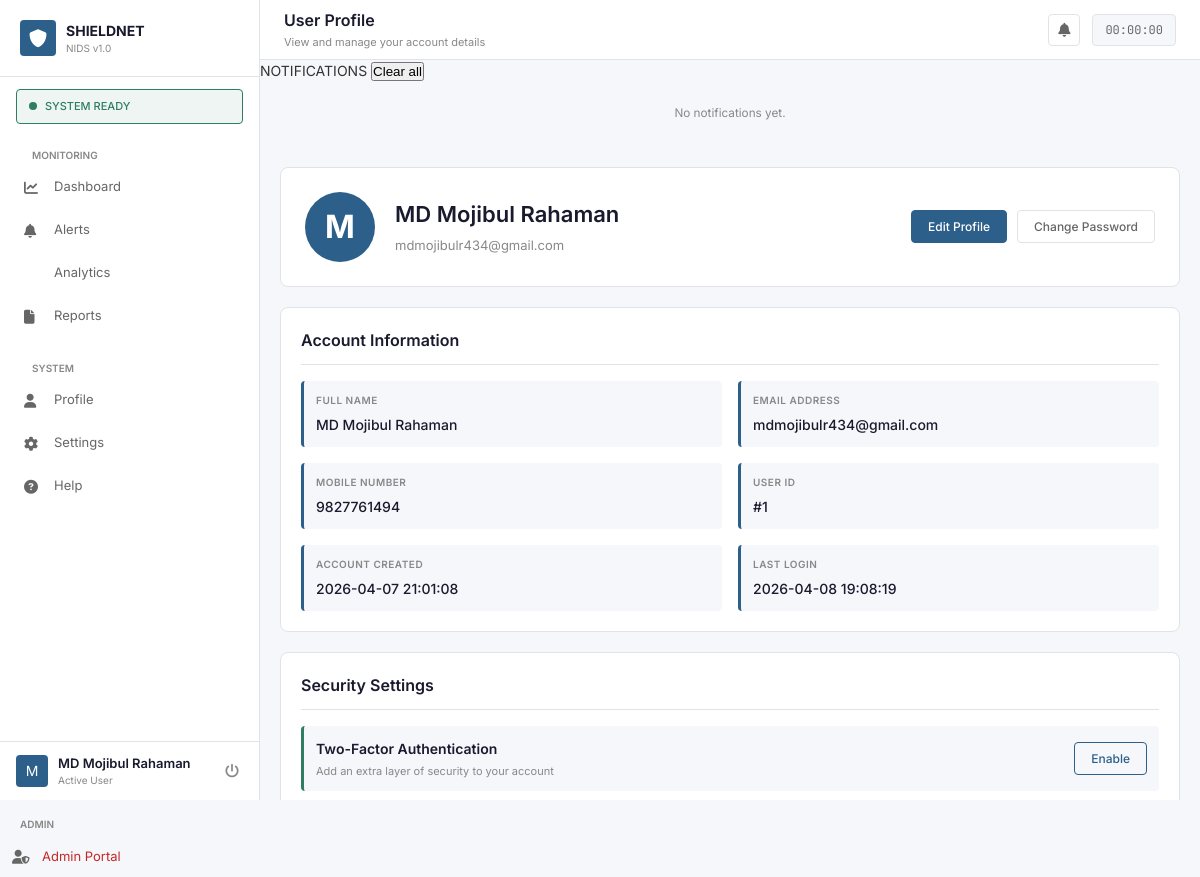
Screenshot of /profile (signed in) with the database file from the repository.
### tables this page shows
CREATE TABLE users (
            id INTEGER PRIMARY KEY AUTOINCREMENT,
            name TEXT NOT NULL,
            email TEXT UNIQUE NOT NULL,
            mobile TEXT NOT NULL,
            password TEXT NOT NULL,
            created_at TIMESTAMP DEFAULT CURRENT_TIMESTAMP,
            last_login TIMESTAMP,
            is_active BOOLEAN DEFAULT 1
        );

### app.py (the view)
@app.route('/profile')
@login_required
def profile():
    conn = sqlite3.connect('nids_database.db')
    cursor = conn.cursor()
    cursor.execute('SELECT id, name, email, mobile, created_at, last_login FROM users WHERE id = ?', (session['user_id'],))
    user_data = cursor.fetchone()
    conn.close()
    if user_data:
        user_info = {
            'id': user_data[0],
            'name': user_data[1],
            'email': user_data[2],
            'mobile': user_data[3],
            'created_at': user_data[4],
            'last_login': user_data[5]
        }
    else:
        user_info = {}
    return render_template('profile.html', user=user_info, user_name=session.get('user_name'))

### app.py (called while the page is built)
def login_required(f):
    @wraps(f)
    def decorated_function(*args, **kwargs):
        if 'user_id' not in session:
            return redirect(url_for('login_page'))
        return f(*args, **kwargs)
    return decorated_function

### frontend/templates/profile.html (shortened to what this page needs)
{% extends "base.html" %}
{% block extra_css %}
<link rel="stylesheet" href="{{ url_for('static', filename='css/profile.css') }}">
{% endblock %}
{% block page_title %}User Profile{% endblock %}
{% block page_sub %}View and manage your account details{% endblock %}
{% block page_content %}
<div class="profile-container">
    <div class="profile-header">
        <div class="profile-avatar-section">
            <div class="profile-avatar">{{ user.name[0].upper() if user.name else '?' }}</div>
            <div class="profile-info">
                <h2>{{ user.name if user.name else 'User' }}</h2>
                <p class="profile-email">{{ user.email if user.email else 'No email' }}</p>
            </div>
        </div>
        <div class="profile-actions">
            <button class="btn btn-primary" onclick="editProfile()">Edit Profile</button>
            <button class="btn btn-secondary" onclick="changePassword()">Change Password</button>
        </div>
    </div>
    <div class="profile-content">
        <div class="profile-card">
            <div class="card-title">Account Information</div>
            <div class="info-grid">
                <div class="info-item">
                    <label>Full Name</label>
                    <div class="info-value">{{ user.name if user.name else 'Not provided' }}</div>
                </div>
                <div class="info-item">
                    <label>Email Address</label>
                    <div class="info-value">{{ user.email if user.email else 'Not provided' }}</div>
                </div>
                <div class="info-item">
                    <label>Mobile Number</label>
                    <div class="info-value">{{ user.mobile if user.mobile else 'Not provided' }}</div>
                </div>
                <div class="info-item">
                    <label>User ID</label>
                    <div class="info-value">#{{ user.id if user.id else 'N/A' }}</div>
                </div>
                <div class="info-item">
                    <label>Account Created</label>
                    <div class="info-value">
                        {% if user.created_at %}
                            {{ user.created_at[:19] }}
                        {% else %}
                            Not available
                        {% endif %}
                    </div>
                </div>
                <div class="info-item">
                    <label>Last Login</label>
                    <div class="info-value">
                        {% if user.last_login %}
                            {{ user.last_login[:19] }}
                        {% else %}
                            This is your first login
                        {% endif %}
                    </div>
                </div>
            </div>
        </div>
        <div class="profile-card">
            <div class="card-title">Security Settings</div>
            <div class="security-options">
                <div class="security-item">
                    <div class="security-info">
                        <h4>Two-Factor Authentication</h4>
                        <p>Add an extra layer of security to your account</p>
                    </div>
                    <button class="btn btn-outline" onclick="enable2FA()">Enable</button>
                </div>
            </div>
        </div>
    </div>
</div>
{% endblock %}

### frontend/templates/base.html (shortened to what this page needs)
<!DOCTYPE html>
<html lang="en">
<head>
  <link rel="stylesheet" href="https://cdnjs.cloudflare.com/ajax/libs/font-awesome/6.4.0/css/all.min.css">
  <link rel="stylesheet" href="{{ url_for('static', filename='css/components.css') }}">
  {% block extra_css %}{% endblock %}
</head>
<body>
<div class="app-shell">
  <aside class="sidebar">
    <div class="sb-brand">
      <div class="sb-logo-row">
        <div class="sb-logo-icon"><i class="fas fa-shield"></i></div>
        <div>
          <div class="sb-logo-name">SHIELDNET</div>
          <div class="sb-logo-ver">NIDS v1.0</div>
        </div>
      </div>
    </div>
    <div class="sb-status">
      <div class="sb-status-dot" id="sb-status-dot"></div>
      <span class="sb-status-text" id="sb-status-text">SYSTEM READY</span>
    </div>
    <nav class="sb-nav">
      <div class="sb-section">MONITORING</div>
      <a href="{{ url_for('dashboard') }}"
         class="nav-item {% if active_page == 'dashboard' %}active{% endif %}">
        <span class="nav-icon"><i class="fas fa-chart-line"></i></span> Dashboard
      </a>
      <a href="{{ url_for('alerts') }}"
         class="nav-item {% if active_page == 'alerts' %}active{% endif %}">
        <span class="nav-icon"><i class="fas fa-bell"></i></span> Alerts
      </a>
      <a href="{{ url_for('historical') }}"
         class="nav-item {% if active_page == 'historical' %}active{% endif %}">
        <span class="nav-icon"></span> Analytics
      </a>
      <a href="{{ url_for('reports') }}"
         class="nav-item {% if active_page == 'reports' %}active{% endif %}">
        <span class="nav-icon"><i class="fas fa-file"></i></span> Reports
      </a>
      <div class="sb-section" style="margin-top:12px;">SYSTEM</div>
      <a href="{{ url_for('profile') }}"
         class="nav-item {% if active_page == 'profile' %}active{% endif %}">
        <span class="nav-icon"><i class="fas fa-user"></i></span> Profile
      </a>
      <a href="{{ url_for('settings') }}"
         class="nav-item {% if active_page == 'settings' %}active{% endif %}">
        <span class="nav-icon"><i class="fas fa-cog"></i></span> Settings
      </a>
      <a href="javascript:void(0)" class="nav-item" onclick="showHelp()">
        <span class="nav-icon"><i class="fas fa-question-circle"></i></span> Help
      </a>
    </nav>
    <div class="sb-user">
      <div class="sb-avatar">
        {{ user_name[0].upper() if user_name else '?' }}
      </div>
      <div class="sb-user-info">
        <div class="sb-user-name">
          {{ user_name if user_name else 'Guest' }}
        </div>
        <div class="sb-user-role">
          {% if user_name %}
            Active User
          {% else %}
            Unauthenticated
          {% endif %}
        </div>
      </div>
      <a href="{{ url_for('logout_page') }}" class="sb-logout" title="Sign out" onclick="return confirm('Are you sure you want to logout?');"><i class="fas fa-power-off"></i></a>
    </div>
  </aside>
  <div class="main-area">
    <header class="topbar">
      <div class="topbar-left">
        <div class="topbar-page">{% block page_title %}{% endblock %}</div>
        <div class="topbar-sub">{% block page_sub %}{% endblock %}</div>
      </div>
      <div class="topbar-right">
        <button class="icon-btn" id="notif-btn" onclick="NIDS.toggleNotif()" title="Notifications">
          <i class="fas fa-bell"></i>
        </button>
        <div class="clock-chip" id="topbar-clock">00:00:00</div>
      </div>
    </header>
    <div class="notif-panel" id="notif-panel">
      <div class="notif-head">
        NOTIFICATIONS
        <button class="notif-clear-btn" onclick="NIDS.clearNotifs()">Clear all</button>
      </div>
      <div id="notif-list">
        <div style="padding:24px;text-align:center;font-size:.84rem;color:var(--t-4);">
          No notifications yet.
        </div>
      </div>
    </div>
    {% block page_content %}{% endblock %}
  </div>
</div>
<div class="sb-section" style="margin-top: 5px;">ADMIN</div>
<a href="/admin-dashboard" class="nav-item">
    <span class="nav-icon"><i class="fas fa-user-shield"></i></span>
    <span style="color: #c62828;">Admin Portal</span>
</a>
</body>
</html>

### frontend/static/css/profile.css (style rules this page uses)
:root { --c-bg: #f5f7fa; --c-surface: #ffffff; --c-card: #ffffff; --c-card-alt: #f8f9fa; --c-overlay: rgba(0,0,0,0.5); --c-border: #e0e4e8; --c-border-md: #d0d5da; --c-border-lg: #c0c5ca; --c-primary: #2c5f8a; --c-primary-dim: rgba(44,95,138,0.08); --c-success: #2e7d64; --c-success-dim: rgba(46,125,100,0.08); --c-danger: #c62828; --c-danger-dim: rgba(198,40,40,0.08); --c-warning: #e67e22; --c-warning-dim: rgba(230,126,34,0.08); --c-info: #2980b9; --c-info-dim: rgba(41,128,185,0.08); --t-1: #1a1a2e; --t-2: #333333; --t-3: #666666; --t-4: #888888; --f-display: 'Inter', sans-serif; --f-body: 'Inter', sans-serif; --f-mono: 'JetBrains Mono', monospace; --r-sm: 4px; --r-md: 6px; --r-lg: 8px; --r-xl: 12px; }
.profile-container { display: flex; flex-direction: column; gap: 20px; padding: 20px; max-width: 1000px; margin: 0 auto; width: 100%; }
.profile-header { background: var(--c-card); border: 1px solid var(--c-border); border-radius: var(--r-lg); padding: 24px; display: flex; justify-content: space-between; align-items: center; }
.profile-avatar-section { display: flex; align-items: center; gap: 20px; }
.profile-avatar { width: 70px; height: 70px; border-radius: 50%; background: var(--c-primary); display: flex; align-items: center; justify-content: center; font-size: 32px; font-weight: bold; color: white; }
.profile-info h2 { margin: 0; font-size: 22px; font-weight: 600; color: var(--t-1); }
.profile-email { margin: 5px 0 0 0; font-size: 13px; color: var(--t-4); }
.profile-actions { display: flex; gap: 10px; }
.profile-content { display: flex; flex-direction: column; gap: 20px; }
.profile-card { background: var(--c-card); border-radius: var(--r-lg); padding: 20px; border: 1px solid var(--c-border); }
.card-title { font-size: 16px; font-weight: 600; color: var(--t-1); margin-bottom: 16px; padding-bottom: 12px; border-bottom: 1px solid var(--c-border); }
.info-grid { display: grid; grid-template-columns: repeat(auto-fit, minmax(280px, 1fr)); gap: 16px; }
.info-item { padding: 12px; background: var(--c-bg); border-radius: var(--r-sm); border-left: 3px solid var(--c-primary); }
.info-item label { display: block; font-size: 10px; font-weight: 600; color: var(--t-4); text-transform: uppercase; margin-bottom: 6px; letter-spacing: 0.5px; }
.info-value { font-size: 14px; color: var(--t-1); font-weight: 500; }
.security-options { display: flex; flex-direction: column; gap: 12px; }
.security-item { display: flex; justify-content: space-between; align-items: center; padding: 12px; background: var(--c-bg); border-radius: var(--r-sm); border-left: 3px solid var(--c-success); }
.security-info h4 { margin: 0 0 4px 0; font-size: 14px; color: var(--t-1); font-weight: 600; }
.security-info p { margin: 0; font-size: 11px; color: var(--t-4); }
.btn { padding: 8px 16px; border: 1px solid var(--c-border); border-radius: var(--r-sm); font-size: 12px; font-weight: 500; cursor: pointer; font-family: var(--f-body); }
.btn-primary { background: var(--c-primary); color: white; border-color: var(--c-primary); }
.btn-secondary { background: transparent; color: var(--t-3); border-color: var(--c-border); }
.btn-outline { background: transparent; color: var(--c-primary); border: 1px solid var(--c-primary); }

### rows the page displays
users: name "MD Mojibul Rahaman", name "M", email "mdmojibulr434@gmail.com", mobile "9827761494", id "1", created_at "2026-04-07 21:01:08", last_login "2026-04-08 19:08:19"

### other values shown
{{ user_name[0].upper() if user_name else '?' }} "M"
